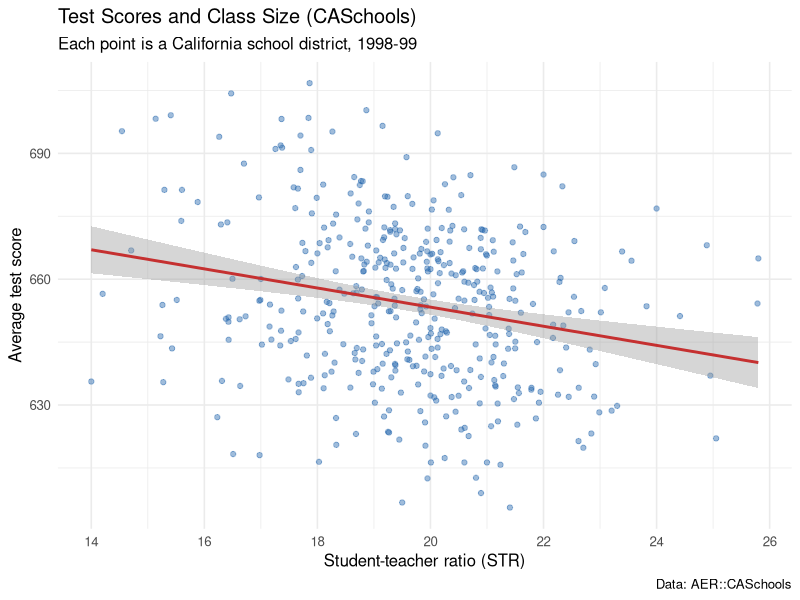
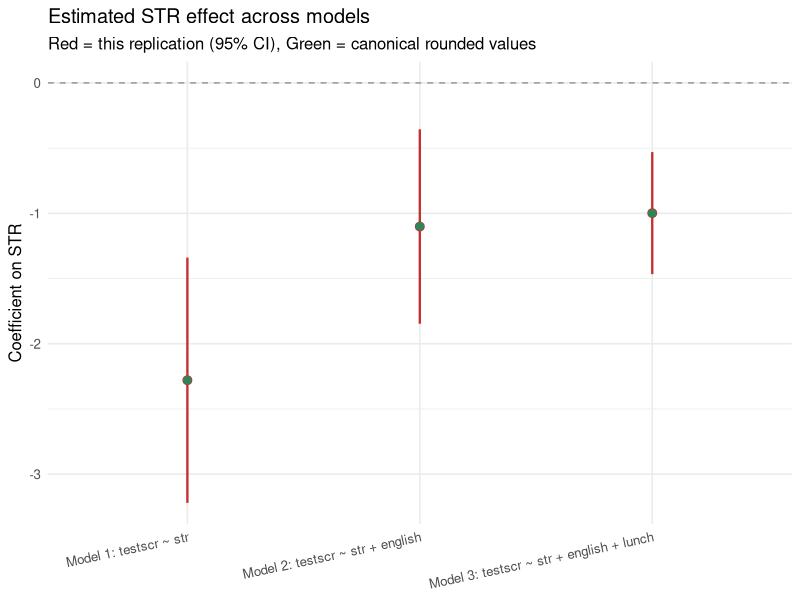

Reproduce these figures in R, in order.
suppressPackageStartupMessages({
  library(AER)
  library(tidyverse)
})

dir.create("outputs", showWarnings = FALSE)

data("CASchools", package = "AER")

schools <- CASchools |>
  mutate(
    testscr = (read + math) / 2,
    str = students / teachers,
    english_pct = english,
    lunch_pct = lunch
  )

# Canonical specifications used in the Stock & Watson example.

# Model 1: baseline — does class size alone predict test scores?
# We expect negative coefficient on str (larger classes → lower scores, ~-2.28).
m1 <- lm(testscr ~ str, data = schools)

# Model 2: adds English-learner share to address omitted variable bias.
# Districts with high STR tend to also have more English learners (who score lower),
# so Model 1 likely overstates the pure class-size effect. Controlling for
# english_pct absorbs that confound; the STR coefficient shrinks toward ~-1.10.
m2 <- lm(testscr ~ str + english_pct, data = schools)

# Model 3: here we add lunch share (free/reduced-price lunch = poverty proxy).
# Controls further for socioeconomic disadvantage across districts. STR shrinks
# again toward ~-1.00, better isolating the class-size effect from poverty.
m3 <- lm(testscr ~ str + english_pct + lunch_pct, data = schools)

# Collect the STR coefficient and its standard error from each model into one table.
# str_se is used to build 95% confidence intervals: estimate ± 1.96 × SE.
coef_tbl <- tibble(
  model = c(
    "Model 1: testscr ~ str",
    "Model 2: testscr ~ str + english",
    "Model 3: testscr ~ str + english + lunch"
  ),
  str_estimate = c(coef(m1)["str"], coef(m2)["str"], coef(m3)["str"]),
  str_se = c(
    sqrt(vcov(m1)["str", "str"]),
    sqrt(vcov(m2)["str", "str"]),
    sqrt(vcov(m3)["str", "str"])
  )
) |>
  mutate(
    lower_95 = str_estimate - 1.96 * str_se,  # lower bound of 95% CI
    upper_95 = str_estimate + 1.96 * str_se   # upper bound of 95% CI
  )

# Rounded values from Stock and Watson that our estimates should match.
canonical <- tibble(
  model = coef_tbl$model,
  canonical_str = c(-2.28, -1.10, -1.00)
)

# This part joins the estimates to the benchmark values to see whether the replication matches them.
# `gap` measures the difference, and `matches_canonical` is TRUE if the gap is within 0.03 (which is generous for possible rounding error).
check_tbl <- coef_tbl |>
  left_join(canonical, by = "model") |>
  mutate(
    gap = str_estimate - canonical_str,
    matches_canonical = abs(gap) < 0.03
  )

# Saving the comparison table and the two plots
write_csv(check_tbl, "outputs/str_coefficients_check.csv")

scatter_plot <- ggplot(schools, aes(x = str, y = testscr)) +
  geom_point(alpha = 0.45, color = "#2B6CB0") +
  geom_smooth(method = "lm", se = TRUE, color = "#C53030") +
  labs(
    title = "Test Scores and Class Size (CASchools)",
    subtitle = "Each point is a California school district, 1998-99",
    x = "Student-teacher ratio (STR)",
    y = "Average test score",
    caption = "Data: AER::CASchools"
  ) +
  theme_minimal(base_size = 12)

coef_plot <- ggplot(check_tbl, aes(x = model, y = str_estimate)) +
  geom_hline(yintercept = 0, linetype = "dashed", color = "gray60") +
  geom_pointrange(aes(ymin = lower_95, ymax = upper_95), color = "#C53030", linewidth = 0.8) +
  geom_point(aes(y = canonical_str), color = "#2F855A", size = 2.2) +
  labs(
    title = "Estimated STR effect across models",
    subtitle = "Red = this replication (95% CI), Green = canonical rounded values",
    x = NULL,
    y = "Coefficient on STR"
  ) +
  theme_minimal(base_size = 12) +
  theme(axis.text.x = element_text(angle = 12, hjust = 1))

ggsave("outputs/test_scores_vs_str.png", scatter_plot, width = 8, height = 5, dpi = 160)
ggsave("outputs/str_coefficients.png", coef_plot, width = 8, height = 5, dpi = 160)

cat("\nReplication complete.\n")
cat("Saved:\n")
cat("- outputs/str_coefficients_check.csv\n")
cat("- outputs/test_scores_vs_str.png\n")
cat("- outputs/str_coefficients.png\n\n")
print(check_tbl)
